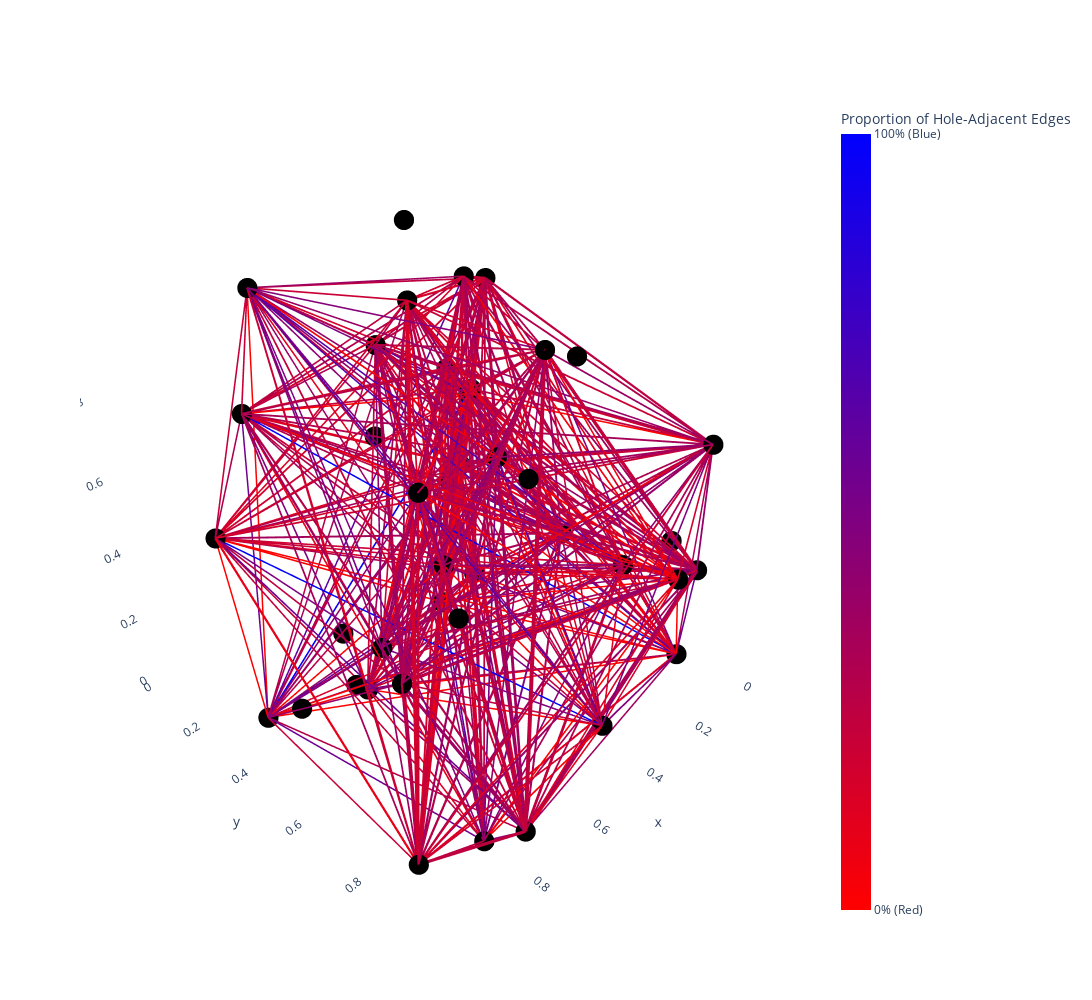

This figure's notebook cell:
### Markdown cell above
### Gradient, weighted

### Code cell
collapsed_G = nx.Graph()

for i in range(len(coms)):
    collapsed_G.add_node(i)

hole_adjacent_edge_count = {}
total_edge_count = {}

original_cycle_edges = set()
for cycle in big_rep_cycle_list1:
    for i in range(len(cycle)):
        u, v = cycle[i], cycle[(i + 1) % len(cycle)]
        original_cycle_edges.add((u, v))
        original_cycle_edges.add((v, u))

for u, v in G.edges():
    community_u = node_to_com_dict[u]
    community_v = node_to_com_dict[v]
    if community_u != community_v:
        if collapsed_G.has_edge(community_u, community_v):
            collapsed_G[community_u][community_v]['weight'] += 1
        else:
            collapsed_G.add_edge(community_u, community_v, weight=1)
        
        if (community_u, community_v) not in total_edge_count:
            total_edge_count[(community_u, community_v)] = 0
            hole_adjacent_edge_count[(community_u, community_v)] = 0
        
        total_edge_count[(community_u, community_v)] += 1
        
        if (u, v) in original_cycle_edges or (v, u) in original_cycle_edges:
            hole_adjacent_edge_count[(community_u, community_v)] += 1

edge_proportions = {edge: hole_adjacent_edge_count[edge] / total_edge_count[edge] for edge in total_edge_count}

# get and normalize weight
weights = [data['weight'] for u, v, data in collapsed_G.edges(data=True)]
min_weight = min(weights)
max_weight = max(weights)
norm_weights = {edge: 3 + 12 * (data['weight'] - min_weight) / (max_weight - min_weight) for edge, data in collapsed_G.edges.items()}

pos = {i: (np.random.random(), np.random.random(), np.random.random()) for i in collapsed_G.nodes}

edge_trace = []
for edge in collapsed_G.edges(data=True):
    x0, y0, z0 = pos[edge[0]]
    x1, y1, z1 = pos[edge[1]]
    proportion = edge_proportions.get((edge[0], edge[1]), 0)
    color = f'rgb({int(255 * (1 - proportion))}, 0, {int(255 * proportion)})'
    weight = norm_weights[(edge[0], edge[1])]  # use weight for thickness of edge
    
    edge_trace.append(go.Scatter3d(
        x=[x0, x1, None],
        y=[y0, y1, None],
        z=[z0, z1, None],
        line=dict(width=weight, color=color),  # use weight for thickness
        hoverinfo='none',
        mode='lines'
    ))

collapsed_cycle_edges = set()
for u, v in original_cycle_edges:
    community_u = node_to_com_dict[u]
    community_v = node_to_com_dict[v]
    if community_u != community_v:
        collapsed_cycle_edges.add((community_u, community_v))
        collapsed_cycle_edges.add((community_v, community_u))

cycle_edge_count = len([e for e in collapsed_G.edges() if (e in collapsed_cycle_edges or (e[1], e[0]) in collapsed_cycle_edges)])
non_cycle_edge_count = len(collapsed_G.edges()) - cycle_edge_count

total_edges = len(collapsed_G.edges())
percent_non_cycle = (non_cycle_edge_count / total_edges) * 100
percent_cycle = (cycle_edge_count / total_edges) * 100

print(f"Number of edges not part of any cycle: {non_cycle_edge_count} ({percent_non_cycle:.2f}%)")
print(f"Number of edges part of a cycle: {cycle_edge_count} ({percent_cycle:.2f}%)")

node_trace = go.Scatter3d(
    x=[pos[node][0] for node in collapsed_G.nodes()],
    y=[pos[node][1] for node in collapsed_G.nodes()],
    z=[pos[node][2] for node in collapsed_G.nodes()],
    mode='markers',
    marker=dict(
        size=7,
        color='black',
    ),
    text=list(collapsed_G.nodes()),
    hoverinfo='text'
)

color_bar_trace = go.Scatter3d(
    x=[None], y=[None], z=[None],
    mode='markers',
    marker=dict(
        size=0,
        color=[0, 1],
        colorscale=[[0, 'rgb(255, 0, 0)'], [1, 'rgb(0, 0, 255)']],
        colorbar=dict(
            title="Proportion of Hole-Adjacent Edges",
            tickvals=[0, 1],
            ticktext=["0% (Red)", "100% (Blue)"]
        )
    ),
    hoverinfo='none'
)

layout = go.Layout(
    width=1200,
    height=1000,
    showlegend=False,
    scene=dict(
        xaxis=dict(showbackground=False),
        yaxis=dict(showbackground=False),
        zaxis=dict(showbackground=False)
    ),
)

fig = go.Figure(data=edge_trace + [node_trace, color_bar_trace], layout=layout)
fig.show()
